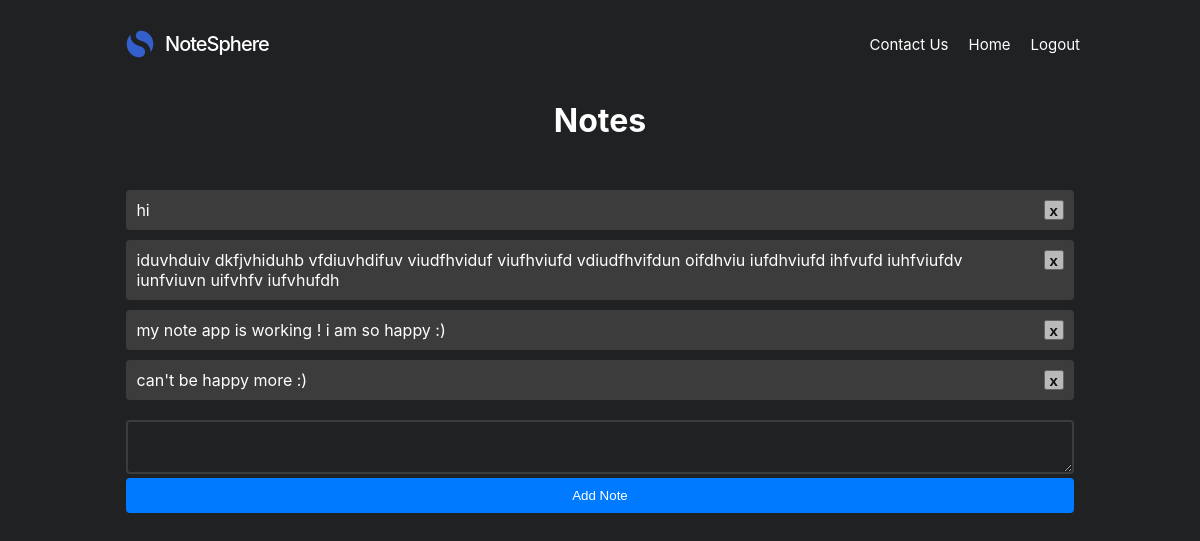
/notes_space (signed in), run on the app's committed database.
### website/models.py (models this page shows)
class Note(db.Model):
  id = db.Column(db.Integer, primary_key=True)
  text = db.Column(db.String(10000))
  date = db.Column(db.DateTime(timezone=True), default=func.now())
  user_id = db.Column(db.Integer, db.ForeignKey('user.id'))

### website/views.py (the view, shortened to what this page needs)
@views.route('/notes_space', methods=['GET', 'POST'])
@login_required
def notes():
  return render_template("notes_space.html", user=current_user)

### website/__init__.py (called while the page is built)
def create_app():
	app = Flask(__name__)
	app.config['SECRET_KEY'] = 'not secret'
	app.config['SQLALCHEMY_DATABASE_URI'] = f'sqlite:///{NOTESPHERE_DB}'
	db.init_app(app)
	from .views import views
	from .auth import auth
	app.register_blueprint(views, url_prefix='/')
	app.register_blueprint(auth, url_prefix='/')
	from .models import User, Note
	create_db(app)
	login_manager = LoginManager()
	login_manager.login_view = 'auth.login'
	login_manager.init_app(app)
	@login_manager.user_loader
	def load_user(id):
		return User.query.get(int(id))
	return app

### website/templates/notes_space.html (shortened to what this page needs)
<!DOCTYPE html>
<html lang="en">
<head>
    <link rel="stylesheet" href="{{ url_for('static', filename='css styles/notes_page.css') }}">
</head>
<body>
  <header class="site-header">
    <div class="site-branding">
      <img class="website_icon" src="../static/images/website_icon.png">
      <p class="site-title">NoteSphere</p>
    </div>
      <nav id="site-navigation" class="main-navigation">
        <div class="menu-primary-container">
          <ul class="main-menu">
            {% if user.is_authenticated %}
            <li class="contact_us">
              <a href="#">Contact Us</a>
            <li class="home">
              <a href="/">Home</a>
            </li>
            <li class="logout">
              <a href="/logout">Logout</a>
            </li>
            {% endif %}
          </ul></div>	</nav>
  </header>
  <h1>Notes</h1>
  <div class="notes-container">
    <ul class="list_notes">
      {% for note in user.notes %}
      <li class="note_item">
        <p class="note_text">{{ note.text }}</p>
        <button class="close_btn" onclick="deleteNote({{ note.id }})">x</button>
      </li>
      {% endfor %}
    </ul>
    <form method="POST">
      <textarea name="note" id="note"></textarea>
      <div>
        <button class="submit">Add Note</button>
      </div>
  </div>
</body>
</html>

### website/static/css styles/notes_page.css (style rules this page uses)
body { font-family: "SF Pro Display", "SF Pro Icons", "Helvetica Neue", "Helvetica", "Arial", sans-serif; background-color: #1f2123; color: #fff; padding-bottom: 30px; }
.site-header { display: flex; justify-content: space-between; align-items: center; padding: 0; margin: 0 auto; max-width: 960px; width: 85%; height: 72px; color: white; }
.site-branding { display: flex; align-items: center; flex-grow: 1; }
.website_icon { width: 40px; margin-right: 5px; }
.site-title { font-size: 20px; font-family: "SF Pro Display", "SF Pro Icons", "Helvetica Neue", "Helvetica", "Arial", sans-serif; font-weight:500; line-height: 72px; letter-spacing: -1px; margin-right: 100px; }
.main-navigation { display: flex; flex-shrink: 0; }
.main-menu { list-style: none; padding: 0; margin: 0; display: flex; }
.main-menu li { margin-right: 20px; }
.main-menu li:last-child { margin-right: 0; }
.main-menu a { color: white; font-size: 15px; text-decoration: none; }
h1 { text-align: center; }
.notes-container { width: 80%; margin: 50px auto; text-align: center; }
.list_notes { list-style: none; padding: 0; }
.note_item { background-color: #444444ce; color: white; padding: 10px; margin-bottom: 10px; border-radius: 4px; }
form { margin-top: 20px; }
textarea { width: 100%; padding: 10px; border: 2px solid #444444ce; border-radius: 4px; background-color: #1f2123; color: #a7aaad; box-sizing: border-box; outline: none; }
.submit { width: 100%; padding: 10px; border: none; border-radius: 4px; background-color: #007bff; color: #fff; cursor: pointer; transition: background-color 0.3s ease; }
.note_item { display: flex; justify-content: space-between; }
.note_text { text-align: left; max-width: calc(100% - 30px); margin: 0; }
.close_btn { float: right; font-size: 15px; font-weight: bold; color: #000; opacity: .7; width: 20px; height: 20px; margin: 0; padding: 0; }

### data on the page
Note: text "hi"
Note: text "iduvhduiv dkfjvhiduhb vfdiuvhdifuv viudfhviduf viufhviufd vdiudfhvifdun oifdhviu iufdhviufd ihfvufd iuhfviufdv iunfviuvn uifvhfv iufvhufdh"
Note: text "my note app is working ! i am so happy :)"
Note: text "can't be happy more :)"
